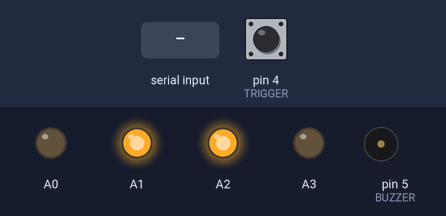
Bench run of a sketch on a simulated Arduino Uno, built with avr-gcc and run on an emulated ATmega328P. Shown: output pins drawn as LEDs (lit = HIGH), buzzer (waves = sounding, pin HIGH). The inputs (shaded band) are chosen by the test bench; at power-on: pin 4 (TRIGGER) HIGH. What the sketch prints to the serial monitor is not drawn.

Above: at 1.2 s.
1.3 s: "H" received over Serial
Timing chart, 0 to 4.3 s (numbered marks = the images above; inputs shaded):
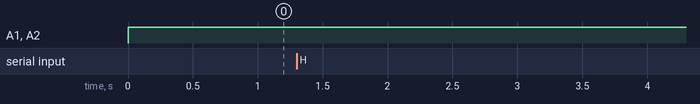

The sketch:

gun2.ino
```cpp
// Reference: https://www.programmingelectronics.com/debouncing-a-button-with-arduino/
#include <Arduino.h>

//--------------------------------------------------------------------------------------------
#include <IRLibSendBase.h> // First include the send base
// Now include only the protocols you wish to actually use.
// The lowest numbered protocol should be first but remainder
// can be any order.
#include <IRLib_P01_NEC.h>
#include <IRLib_P02_Sony.h>
#include <IRLibCombo.h> // After all protocols, include this
// All of the above automatically creates a universal sending
// class called "IRsend" containing only the protocols you want.
// Now declare an instance of that sender.
IRsend mySender;

const int BUZZER = 5;
const int TRIGGER = 4;

int ammoCount = 6;

// INT COMMS --------------------------------------------------------------------------------------------
#include "CRC8.h"

unsigned static long currtime_ACK = 0;
unsigned static long lasttime_ACK = 0;
int received_ACK = 0;

unsigned long currtime_G = 0;
unsigned long gunSentTime = 0;
int static shootFlag = 0;

const int BUFFER_SIZE = 20;
byte buffer[BUFFER_SIZE];

CRC8 crc;

struct handshakeData
{
  char packetType;
  char checksum;
};

struct gunData
{
  char packetType;
  int seqnum;
  int seqnum_old;
  char checksum;
};

struct gunData gun_data;
struct handshakeData handshake_data;

void (*resetBeetle)(void) = 0;

void makePadding(int n)
{
  for (int i = 0; i < n; i++)
  {
    Serial.write('0');
    crc.add('0');
  }
}

void sendACK()
{
  crc.restart();
  handshake_data.packetType = 'A';
  Serial.write(handshake_data.packetType);
  crc.add(handshake_data.packetType);
  makePadding(18);
  handshake_data.checksum = crc.getCRC();
  Serial.write(handshake_data.checksum);
  Serial.flush();
}

void sendGun()
{
  crc.restart();
  gun_data.packetType = 'G';
  Serial.write(gun_data.packetType);
  crc.add(gun_data.packetType);

  Serial.write(gun_data.seqnum);
  crc.add(gun_data.seqnum);

  Serial.write(1);
  crc.add(1);

  makePadding(16);
  gun_data.checksum = crc.getCRC();
  Serial.write(gun_data.checksum);
  Serial.flush();
}

void setup()
{
  Serial.begin(115200);

  // Buzzer setup
  pinMode(BUZZER, OUTPUT);
  digitalWrite(BUZZER, LOW);

  // Trigger setup
  pinMode(TRIGGER, INPUT_PULLUP);

  // 7 seg setup
  pinMode(A0, OUTPUT);
  pinMode(A1, OUTPUT);
  pinMode(A2, OUTPUT);
  pinMode(A3, OUTPUT);
  digitalWrite(A0, LOW);
  digitalWrite(A1, LOW);
  digitalWrite(A2, LOW);
  digitalWrite(A3, LOW);
}

void transmit()
{
  shootFlag = 0;
  for (int i = 0; i < 1; i++)
  {
    mySender.send(NEC, 0x61a0f00b, 0);
  }
  shootFlag = 1;
  //delay(100);
}

void playSound()
{
  digitalWrite(BUZZER, HIGH);
  delay(300);
  digitalWrite(BUZZER, LOW);
}

void displayAmmo(int count)
{ // byte& count
  if (count == 0)
  {
    digitalWrite(A0, LOW);
    digitalWrite(A1, LOW);
    digitalWrite(A2, LOW);
    digitalWrite(A3, LOW);
  }
  else if (count == 1)
  {
    digitalWrite(A0, HIGH);
    digitalWrite(A1, LOW);
    digitalWrite(A2, LOW);
    digitalWrite(A3, LOW);
  }
  else if (count == 2)
  {
    digitalWrite(A0, LOW);
    digitalWrite(A1, HIGH);
    digitalWrite(A2, LOW);
    digitalWrite(A3, LOW);
  }
  else if (count == 3)
  {
    digitalWrite(A0, HIGH);
    digitalWrite(A1, HIGH);
    digitalWrite(A2, LOW);
    digitalWrite(A3, LOW);
  }
  else if (count == 4)
  {
    digitalWrite(A0, LOW);
    digitalWrite(A1, LOW);
    digitalWrite(A2, HIGH);
    digitalWrite(A3, LOW);
  }
  else if (count == 5)
  {
    digitalWrite(A0, HIGH);
    digitalWrite(A1, LOW);
    digitalWrite(A2, HIGH);
    digitalWrite(A3, LOW);
  }
  else if (count == 6)
  {
    digitalWrite(A0, LOW);
    digitalWrite(A1, HIGH);
    digitalWrite(A2, HIGH);
    digitalWrite(A3, LOW);
  }
  else
  {
    digitalWrite(A0, LOW);
    digitalWrite(A1, LOW);
    digitalWrite(A2, LOW);
    digitalWrite(A3, LOW);
  }
}

int buttonState = LOW;     // this variable tracks the state of the button, low if not pressed, high if pressed
long lastDebounceTime = 0; // the last time the output pin was toggled
long debounceDelay = 1000; // the debounce time; increase if the output flickers

void checkIREmitter()
{
  // sample the state of the button - is it pressed or not?
  displayAmmo(ammoCount);
  buttonState = digitalRead(TRIGGER);

  // filter out any noise by setting a time buffer
  if ((millis() - lastDebounceTime) > debounceDelay)
  {

    // if the button has been pressed, lets toggle the LED from "off to on" or "on to off"
    if (buttonState == LOW)
    {

      //playSound();

      transmit();
      lastDebounceTime = millis(); // set the current time
    }
  }
}

void loop()
{
  int static handshake_start = 0;
  int static handshake_finish = 0;
  byte packetType = buffer[0];
  byte p_hp = buffer[4];
  byte p_shield_health = buffer[8];
  byte p_bullets = buffer[12];

  checkIREmitter();

  // reads chars from serial port into buffer, terminates when 20 bytes has been read
  if (Serial.available() > 0)
  {
    int rlen = Serial.readBytes(buffer, BUFFER_SIZE);
  }

  if (packetType == 'R')
  {
    resetBeetle();
  }

  if (handshake_finish == 1)
  {

    // receive laptop ACKs to Gun packet
    if (packetType == 'A')
    {
      received_ACK = 1;
      gun_data.seqnum = gun_data.seqnum_old + 1;
    }
    if (packetType == 'U')
    {
      ammoCount = int(p_bullets);
    }

    // send if laptop has ACKed previously sent packet & Gun has been fired off
    if (received_ACK && shootFlag == 1)
    {
      sendGun();
      playSound();
      gunSentTime = millis();
      received_ACK = 0;
      shootFlag = 0;
      gun_data.seqnum_old = gun_data.seqnum;
    }

    // retransmit previously sent Gun packet due to ACK timeout
    currtime_G = millis();
    if ((received_ACK == 0) && (currtime_G - gunSentTime > 500))
    {
      gun_data.seqnum = gun_data.seqnum_old;
      sendGun();
      playSound();
    }
  }

  if (packetType == 'H')
  {
    currtime_ACK = millis();
    if (currtime_ACK - lasttime_ACK > 350)
    {
      sendACK();
      handshake_start = 1;
      handshake_finish = 0;
      lasttime_ACK = currtime_ACK;
    }
  }
  if (packetType == 'A' && handshake_start == 1)
  {
    received_ACK = 1;
    handshake_start = 0;
    handshake_finish = 1;
  }

}
```

Measured:
- after the input at 1.3 s, every drawn part: stays the same
